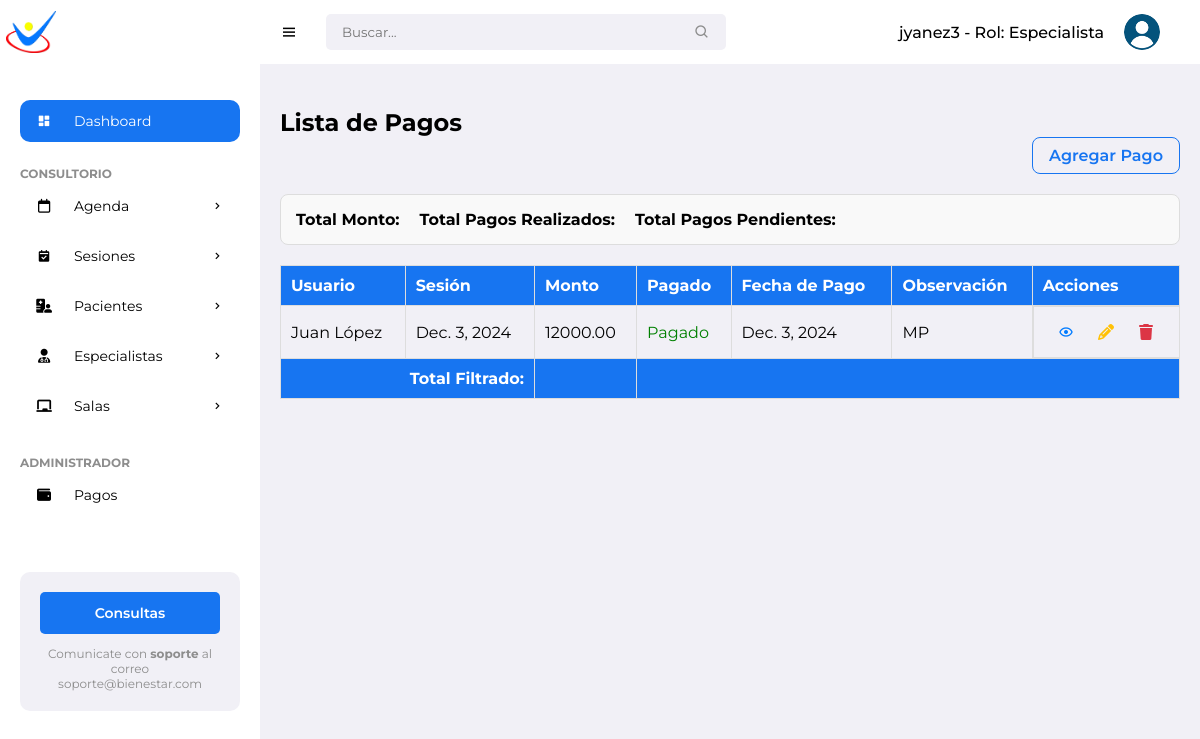
Page /payments/ (signed in) on the earlier database version.
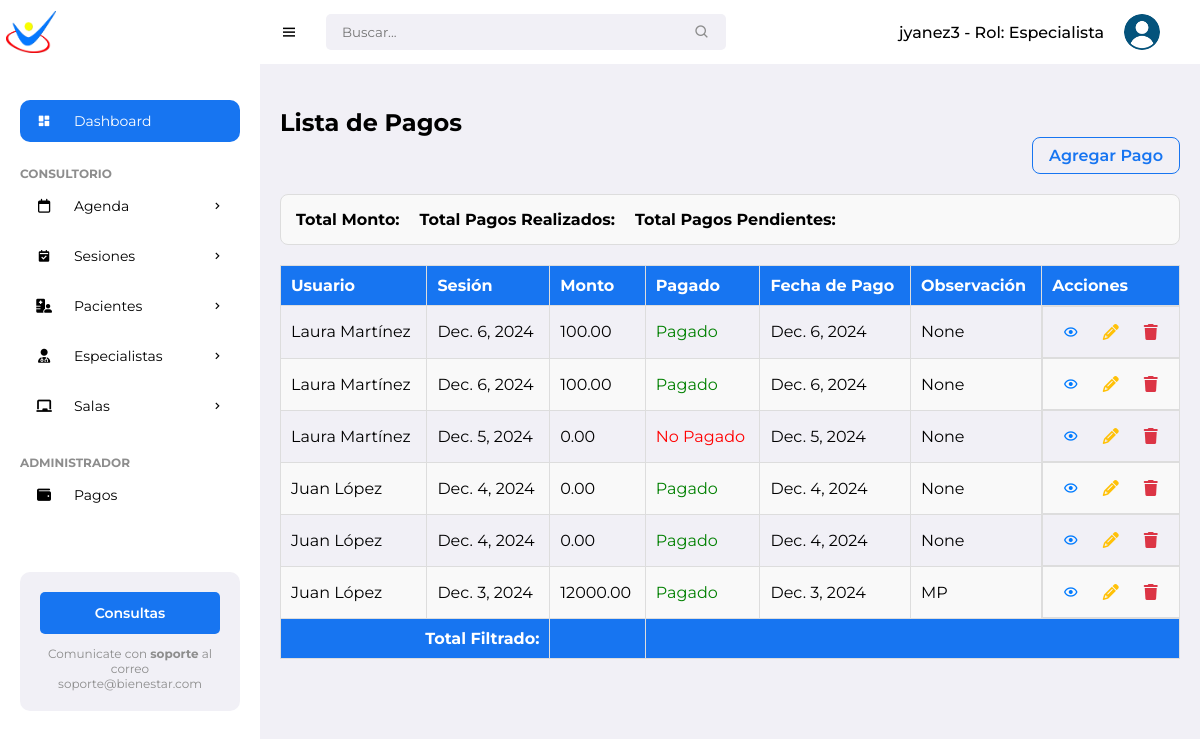
Same page on the later database version.
### pacientes/models.py (models this page shows, shortened)
class Specialist(models.Model):
    ROLES = [
        ('especialista', 'Especialista'),
        ('administrador', 'Administrador'),
    ]
    user = models.OneToOneField(
    User,
    on_delete=models.CASCADE,
    related_name='specialist_profile',
    null=True  # Temporalmente permite nulos para manejar datos existentes
    )
    specialty = models.CharField(max_length=100)
    phone = models.CharField(max_length=20)
    dni = models.CharField(max_length=20, unique=True)
    profile_image = models.ImageField(upload_to='specialist_images/', null=True, blank=True)
    role = models.CharField(max_length=20, choices=ROLES, default='especialista')

class Payment(models.Model):
    session = models.OneToOneField(Session, on_delete=models.CASCADE, related_name='payment')
    is_paid = models.BooleanField(default=False)
    payment_date = models.DateField(null=True, blank=True)
    amount = models.DecimalField(max_digits=10, decimal_places=2)
    payment_observation = models.TextField(blank=True, null=True)
    created_at = models.DateTimeField(auto_now_add=True)
    updated_at = models.DateTimeField(auto_now=True)
    class Meta:
        ordering = ['-session__date']
        verbose_name = 'Payment'
        verbose_name_plural = 'Payments'

class Session(models.Model):
    STATUS_CHOICES = [
        ('Pendiente', 'Pendiente'),
        ('Realizada', 'Realizada'),
        ('Cancelada', 'Cancelada')
    ]
    patient = models.ForeignKey(Patient, on_delete=models.CASCADE, related_name='sessions')
    specialist = models.ForeignKey(Specialist, on_delete=models.CASCADE, related_name='sessions')
    room = models.ForeignKey(Room, on_delete=models.SET_NULL, null=True, related_name='sessions')
    date = models.DateField()
    time = models.TimeField()
    objective = models.CharField(max_length=255)
    activity = models.TextField()
    materials = models.TextField(blank=True)
    observation = models.TextField(blank=True)
    attachment = models.FileField(upload_to='session_attachments/', blank=True, null=True)
    status = models.CharField(
        max_length=10,
        choices=STATUS_CHOICES,
        default='Pendiente',
        help_text="Estado de la sesión: 'Pendiente', 'Completada o 'Cancelada'."
    )
    paid_in_advance = models.BooleanField(default=False, verbose_name="Pagada por adelantado")

class Patient(models.Model):
    name = models.CharField(max_length=100)
    surname = models.CharField(max_length=100)
    date_of_birth = models.DateField()
    gender = models.CharField(max_length=10, choices=[('M','Male'), ('F','Female')])
    address = models.CharField(max_length=255)
    phone_number = models.CharField(max_length=20)
    email = models.EmailField()
    cost_session = models.DecimalField(max_digits=10, decimal_places=2, default=0)
    photo = models.ImageField(upload_to='patient_photos/', blank=True, null=True)
    marital_status = models.CharField(max_length=20)
    medical_diagnosis = models.TextField()
    attachments = models.FileField(upload_to='patient_attachments/', blank=True, null=True)
    therapy = models.CharField(max_length=100)
    education = models.CharField(max_length=100, default='No especificado')
    therapist = models.ForeignKey(Specialist, on_delete=models.SET_NULL, null=True, related_name='patients')
    medical_history = models.TextField(blank=True, null=True)
    allergies = models.CharField(max_length=255, blank=True)  # Changed from TextField
    emergency_contact_name = models.CharField(max_length=100)
    emergency_contact_phone = models.CharField(max_length=20)  # Updated length
    notes = models.TextField(blank=True)
    created_date = models.DateTimeField(auto_now_add=True)
    status = models.CharField(max_length=50, choices=[
        ('Active', 'Active'),
        ('Discharged', 'Discharged'),
        ('Suspended', 'Suspended')
    ], blank=True,
        null=True)

### pacientes/views.py (the view)
# urls.py: path('payments/', views.payment_list, name='payment_list'),
@login_required
def payment_list(request):
    payments = Payment.objects.filter(session__status__in=['Pendiente', 'Realizada']).order_by('-session__date')
    return render(request, 'pacientes/payments/payment_list.html', {'payments': payments})

### pacientes/templates/pacientes/payments/payment_list.html (shortened to what this page needs)
{% extends "pacientes/base/base.html" %}
{% block content %}
<h2>Lista de Pagos</h2>
<div class="list-header">
    <a href="{% url 'create_payment' %}" class="btn-add">Agregar Pago</a>
</div>
<div class="payment-summary">
    <p><strong>Total Monto:</strong> </p>
    <p><strong>Total Pagos Realizados:</strong> </p>
    <p><strong>Total Pagos Pendientes:</strong> </p>
</div>
<div class="payment-list-container">
    <table id="paymentTable" class="display table">
        <thead>
            <tr>
                <th>Usuario</th>
                <th>Sesión</th>
                <th>Monto</th>
                <th>Pagado</th>
                <th>Fecha de Pago</th>
                <th>Observación</th>
                <th>Acciones</th>
            </tr>
        </thead>
        <tbody>
            {% for payment in payments %}
            <tr>
                <td>{{ payment.session.patient.name }} {{ payment.session.patient.surname }}</td>
                <td>{{ payment.session.date }}</td>
                <td>{{ payment.amount }}</td>
                <td>
                    <span class="toggle-paid" data-id="{{ payment.id }}" style="cursor: pointer; color: {% if payment.is_paid %}green{% else %}red{% endif %};">
                        {% if payment.is_paid %}
                            Pagado
                        {% else %}
                            No Pagado
                        {% endif %}
                    </span>
                </td>
                <td>{{ payment.payment_date }}</td>
                <td>{{ payment.payment_observation }}</td>
                <td class="actions-tab">
                    <a href="{% url 'payment_detail' payment.id %}" class="btn btn-icon view" title="Ver">
                        <i class='bx bx-show'></i>
                    </a>
                    <a href="{% url 'edit_payment' payment.id %}" class="btn-icon edit" title="Editar">
                        <i class='fas fa-pencil-alt'></i>
                    </a>
                    <a href="{% url 'delete_payment' payment.id %}" class="btn-icon delete" title="Eliminar">
                        <i class='fas fa-trash'></i>
                    </a>
                </td>
            </tr>
            {% endfor %}
        </tbody>
        <tfoot>
            <tr>
                <th colspan="2" style="text-align:right">Total Filtrado:</th>
                <th id="filteredTotalAmount"></th>
                <th colspan="4"></th>
            </tr>
        </tfoot>
    </table>
</div>
{% endblock %}

### pacientes/templates/pacientes/base/base.html (shortened to what this page needs)
{% load static %}
<!DOCTYPE html>
<html lang="en">
<head>
	<link href='https://unpkg.com/boxicons@2.0.9/css/boxicons.min.css' rel='stylesheet'>
	<link rel="stylesheet" href="https://cdnjs.cloudflare.com/ajax/libs/font-awesome/6.5.2/css/all.min.css">
	<link rel="stylesheet" href="{% static 'pacientes/css/styles.css' %}">
</head>
<body>
		<section id="sidebar">
			<a href="#" class="brand"><img src="{% static 'pacientes/images/min_logo.png' %}" alt="" style="width: 50px;"></a>
			<ul class="side-menu">
				<li><a href="#" class="active"><i class='bx bxs-dashboard icon' ></i> Dashboard</a></li>
				<li class="divider" data-text="Consultorio"></li>
				<li>
					<a href="{% url 'calendar' %}"><i class="fa-regular fa-calendar icon"></i>Agenda <i class='bx bx-chevron-right icon-right' ></i></a>
				</li>
				<li>
					<a href="{% url 'reservation_list' %}">
						<i class='bx bxs-calendar-check icon'></i> Sesiones
						<i class='bx bx-chevron-right icon-right'></i>
					</a>
				</li>
				<li>
					<a href="#"><i class="fa-solid fa-hospital-user icon"></i> Pacientes <i class='bx bx-chevron-right icon-right' ></i></a>
				</li>
				<li>
					<a href="#">
						<i class="fa-solid fa-user-doctor icon"></i> Especialistas
						<i class='bx bx-chevron-right icon-right'></i>
					</a>
				</li>
				<li>
			<a href="#">
				<i class="fas fa-chalkboard icon"></i> Salas
			<i class='bx bx-chevron-right icon-right'></i>
			</a>
	       </li>
			<li class="divider" data-text="Administrador"></li>
			<li><a href="{% url 'payment_list' %}"><i class="fa-solid fa-wallet icon"></i> Pagos</a></li>
		</ul>
			<div class="ads">
				<div class="wrapper">
					<a href="mailto:soporteit@ingenieriaterra.com.ar" class="btn-upgrade">Consultas</a>
					<p>Comunicate con <span>soporte</span> al correo soporte@bienestar.com</p>
				</div>
			</div>
		</section>
	<section id="content">
		<nav>
			<i class='bx bx-menu toggle-sidebar' ></i>
			<form action="#">
				<div class="form-group">
					<input type="text" placeholder="Buscar...">
					<i class='bx bx-search icon' ></i>
				</div>
			</form>
			<div class="profile">
				<span class="username">
					{{ user.username }}
					{% if user.specialist_profile %}
						- Rol: {{ user.specialist_profile.role|title }}
					{% else %}
						- Rol: Usuario sin perfil asignado
					{% endif %}
				</span>
				<img src="{% static 'pacientes/images/usuario.png' %}" alt="">
			</div>
		</nav>
		<main>
			  <div class="main-content">
                {% block content %}{% endblock %}
            </div>
		</main>
</body>
</html>

Differences in the rows shown:
added Payment: session.patient.name "Laura", session.patient.surname "Martínez", session "Dec. 6, 2024", amount "100.00", is_paid "Pagado", payment_date "Dec. 6, 2024", payment_observation "None"
added Payment: session.patient.name "Laura", session.patient.surname "Martínez", session "Dec. 6, 2024", amount "100.00", is_paid "Pagado", payment_date "Dec. 6, 2024", payment_observation "None"
added Payment: session.patient.name "Laura", session.patient.surname "Martínez", session "Dec. 5, 2024", amount "0.00", is_paid "No Pagado", payment_date "Dec. 5, 2024", payment_observation "None"
added Payment: session.patient.name "Juan", session.patient.surname "López", session "Dec. 4, 2024", amount "0.00", is_paid "Pagado", payment_date "Dec. 4, 2024", payment_observation "None"
added Payment: session.patient.name "Juan", session.patient.surname "López", session "Dec. 4, 2024", amount "0.00", is_paid "Pagado", payment_date "Dec. 4, 2024", payment_observation "None"
